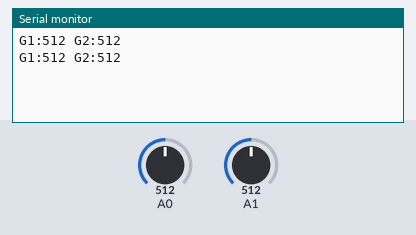
Bench run of a sketch on a simulated Arduino Uno, built with avr-gcc and run on an emulated ATmega328P. On the bench: the last lines printed to the serial monitor. Inputs (shaded band) come from the test bench; at power-on: A0 = 512, A1 = 512.

Above: at 2.8 s.
2.9 s: A0 set to 716
At 4.4 s:
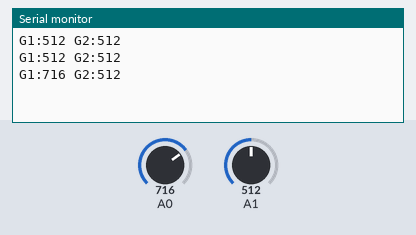
5.6 s: A1 set to 716
At 7.2 s:
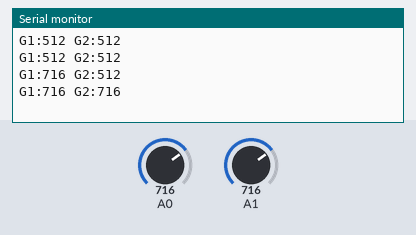
8.3 s: A0 set to 900
At 10.8 s:
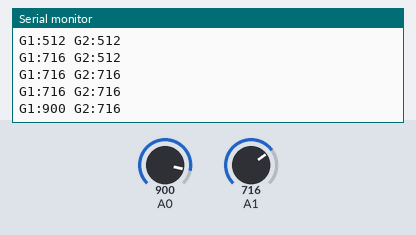
11.0 s: A1 set to 900
At 13.0 s:
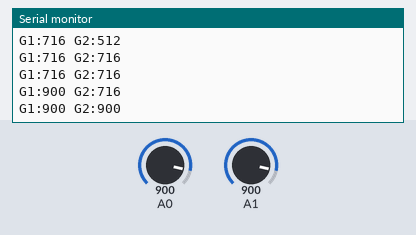
Timing chart, 0 to 14.5 s (numbered marks = the images above; inputs shaded):
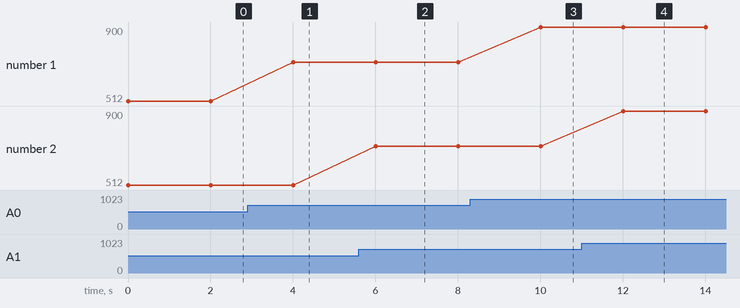

Measured:
- after the input at 2.9 s, the serial monitor: prints a new line after 1.1 s (image 1)
- after the input at 5.6 s, the serial monitor: prints a new line after 0.40 s (image 2)
- after the input at 8.3 s, the serial monitor: prints a new line after 1.7 s (image 3)
- after the input at 11.0 s, the serial monitor: prints a new line after 1.0 s (image 4)
- plotted number 1: 512 → 716 after the input at 2.9 s, 716 → 900 after the input at 8.3 s

The sketch:

HC11_transmit.ino
```cpp
void setup() {
Serial.begin(9600);
}

void loop() {
  Serial.print("G1:");
  Serial.print(analogRead(A0));
  Serial.print(" G2:");
  Serial.println(analogRead(A1));
  delay(2000);
}
```
